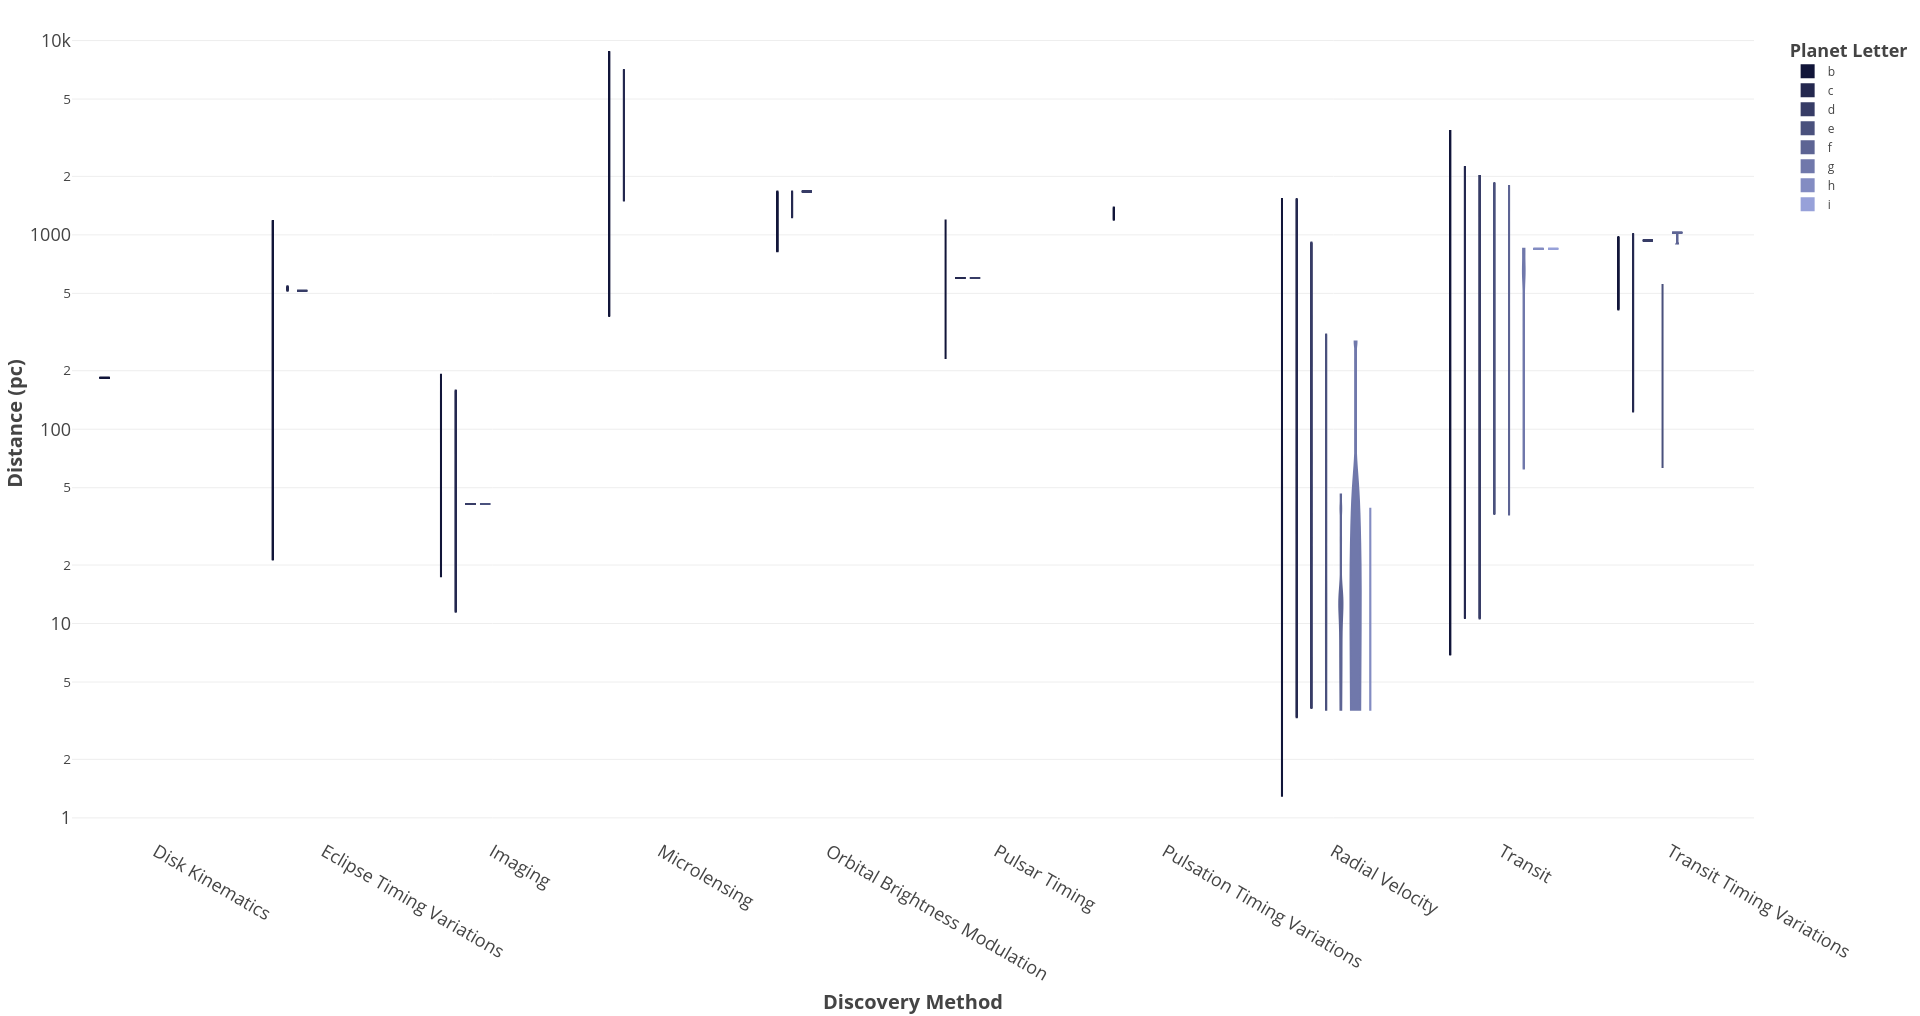

The R source for this figure:

# Paths:
path_data = "data/"
path_lib = "renv/library/R-4.1/x86_64-pc-linux-gnu/"

# Packages:
require(dplyr, lib = path_lib)
require(readr, lib = path_lib)
require(RColorBrewer, lib = path_lib)
require(plotly, lib = path_lib)

# Dataset:
df = readr::read_csv(paste0(path_data, "nasa_exoplanets.csv")) %>%
         as.data.frame()
attr(df, "spec") = NULL
df_varnames = readr::read_csv(paste0(path_data, "nasa_exoplanets_var_names.csv")) %>%
                  as.data.frame()
attr(df_varnames, "spec") = NULL

# Variables:
cat_var1 = "discoverymethod"
cat_var2 = "pl_letter"
cat_var_name1 = (df_varnames %>%
                    dplyr::filter(var == cat_var1))$var_name
cat_var_name2 = (df_varnames %>%
                     dplyr::filter(var == cat_var2))$var_name
num_var = "sy_dist"
num_var_name = (df_varnames %>%
                    dplyr::filter(var == num_var))$var_name

# Adapt the data:
df_plot = df %>%
              dplyr::select(cat_var1,
                            cat_var2,
                            num_var)

# Deal with NA:
df_plot[which(is.na(df_plot[, cat_var1])), cat_var1] = "NA"
df_plot[which(is.na(df_plot[, cat_var2])), cat_var2] = "NA"

# Levels order:
sorted_levels1 = sort(unique(df_plot[, cat_var1]))
df_plot[, cat_var1] = factor(x = df_plot[, cat_var1],
                             levels = sorted_levels1)
sorted_levels2 = sort(unique(df_plot[, cat_var2]))
df_plot[, cat_var2] = factor(x = df_plot[, cat_var2],
                             levels = sorted_levels2)

# Plot:
my_palette = colorRampPalette(c("#111539", "#97A1D9"))
n_levels2 = length(unique(df_plot[, cat_var2]))
p = plot_ly(
    data = df_plot,
    type = "violin",
    x = ~eval(parse(text = cat_var1)),
    y = ~eval(parse(text = num_var)),
    color = ~eval(parse(text = cat_var2)),
    colors = my_palette(n_levels2),
    spanmode = "hard",
    box = list(visible = FALSE),
    meanline = list(visible = FALSE),
    points = FALSE,
    alpha = 1,
    scalemode = "width"
) %>%
    layout(
        xaxis = list(
            title = paste0("<b>", cat_var_name1, "</b>"),
            titlefont = list(size = 20),
            tickfont = list(size = 18),
            categoryorder = "array"
        ),
        yaxis = list(
            title = paste0("<b>", num_var_name, "</b>"),
            titlefont = list(size = 20),
            tickfont = list(size = 18),
            type = "log"
        ),
        margin = list(
            l = 10,
            r = 10,
            t = 10,
            b = 10
        ),
        legend = list(
            title = list(
                text = paste0("<br><b>", cat_var_name2, "</b>"),
                font = list(size = 18)
            )
        ),
        hoverlabel = list(font = list(size = 16)),
        showlegend = TRUE,
        violinmode = "group"
    )

p
